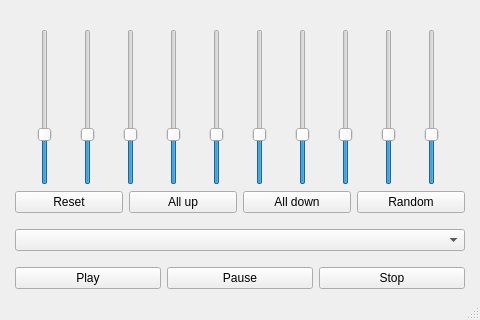
<?xml version="1.0" encoding="UTF-8"?>
<ui version="4.0">
 <class>MainWindow</class>
 <widget class="QMainWindow" name="MainWindow">
  <property name="geometry">
   <rect>
    <x>0</x>
    <y>0</y>
    <width>480</width>
    <height>320</height>
   </rect>
  </property>
  <property name="windowTitle">
   <string>NoiseGenerator</string>
  </property>
  <widget class="QWidget" name="centralwidget">
   <layout class="QVBoxLayout" name="verticalLayout_2">
    <property name="leftMargin">
     <number>15</number>
    </property>
    <property name="rightMargin">
     <number>15</number>
    </property>
    <item>
     <spacer name="verticalSpacer_0">
      <property name="orientation">
       <enum>Qt::Vertical</enum>
      </property>
      <property name="sizeType">
       <enum>QSizePolicy::Fixed</enum>
      </property>
      <property name="sizeHint" stdset="0">
       <size>
        <width>10</width>
        <height>20</height>
       </size>
      </property>
     </spacer>
    </item>
    <item>
     <layout class="QVBoxLayout" name="verticalLayout">
      <item>
       <layout class="QHBoxLayout" name="horizontal_mixer">
        <item>
         <widget class="QSlider" name="vertical_slider_0a">
          <property name="value">
           <number>30</number>
          </property>
          <property name="orientation">
           <enum>Qt::Vertical</enum>
          </property>
         </widget>
        </item>
        <item>
         <widget class="QSlider" name="vertical_slider_1a">
          <property name="value">
           <number>30</number>
          </property>
          <property name="orientation">
           <enum>Qt::Vertical</enum>
          </property>
         </widget>
        </item>
        <item>
         <widget class="QSlider" name="vertical_slider_2a">
          <property name="value">
           <number>30</number>
          </property>
          <property name="orientation">
           <enum>Qt::Vertical</enum>
          </property>
         </widget>
        </item>
        <item>
         <widget class="QSlider" name="vertical_slider_3a">
          <property name="value">
           <number>30</number>
          </property>
          <property name="orientation">
           <enum>Qt::Vertical</enum>
          </property>
         </widget>
        </item>
        <item>
         <widget class="QSlider" name="vertical_slider_4a">
          <property name="value">
           <number>30</number>
          </property>
          <property name="orientation">
           <enum>Qt::Vertical</enum>
          </property>
         </widget>
        </item>
        <item>
         <widget class="QSlider" name="vertical_slider_5a">
          <property name="value">
           <number>30</number>
          </property>
          <property name="orientation">
           <enum>Qt::Vertical</enum>
          </property>
         </widget>
        </item>
        <item>
         <widget class="QSlider" name="vertical_slider_6a">
          <property name="value">
           <number>30</number>
          </property>
          <property name="orientation">
           <enum>Qt::Vertical</enum>
          </property>
         </widget>
        </item>
        <item>
         <widget class="QSlider" name="vertical_slider_7a">
          <property name="value">
           <number>30</number>
          </property>
          <property name="orientation">
           <enum>Qt::Vertical</enum>
          </property>
         </widget>
        </item>
        <item>
         <widget class="QSlider" name="vertical_slider_8a">
          <property name="value">
           <number>30</number>
          </property>
          <property name="orientation">
           <enum>Qt::Vertical</enum>
          </property>
         </widget>
        </item>
        <item>
         <widget class="QSlider" name="vertical_slider_9a">
          <property name="value">
           <number>30</number>
          </property>
          <property name="orientation">
           <enum>Qt::Vertical</enum>
          </property>
         </widget>
        </item>
       </layout>
      </item>
      <item>
       <layout class="QHBoxLayout" name="horizontalLayout_5">
        <item>
         <widget class="QPushButton" name="btn_reset">
          <property name="text">
           <string>Reset</string>
          </property>
         </widget>
        </item>
        <item>
         <widget class="QPushButton" name="btn_all_up_volume">
          <property name="text">
           <string>All up</string>
          </property>
         </widget>
        </item>
        <item>
         <widget class="QPushButton" name="btn_all_down_volume">
          <property name="text">
           <string>All down</string>
          </property>
         </widget>
        </item>
        <item>
         <widget class="QPushButton" name="btn_random">
          <property name="text">
           <string>Random</string>
          </property>
         </widget>
        </item>
       </layout>
      </item>
      <item>
       <spacer name="verticalSpacer_1">
        <property name="orientation">
         <enum>Qt::Vertical</enum>
        </property>
        <property name="sizeType">
         <enum>QSizePolicy::Fixed</enum>
        </property>
        <property name="sizeHint" stdset="0">
         <size>
          <width>20</width>
          <height>10</height>
         </size>
        </property>
       </spacer>
      </item>
      <item>
       <widget class="QComboBox" name="select_album"/>
      </item>
      <item>
       <spacer name="verticalSpacer_2">
        <property name="orientation">
         <enum>Qt::Vertical</enum>
        </property>
        <property name="sizeType">
         <enum>QSizePolicy::Fixed</enum>
        </property>
        <property name="sizeHint" stdset="0">
         <size>
          <width>20</width>
          <height>10</height>
         </size>
        </property>
       </spacer>
      </item>
      <item>
       <layout class="QHBoxLayout" name="horizontal_buttons">
        <property name="leftMargin">
         <number>0</number>
        </property>
        <item>
         <widget class="QPushButton" name="btn_play">
          <property name="text">
           <string>Play</string>
          </property>
         </widget>
        </item>
        <item>
         <widget class="QPushButton" name="btn_pause">
          <property name="text">
           <string>Pause</string>
          </property>
         </widget>
        </item>
        <item>
         <widget class="QPushButton" name="btn_stop">
          <property name="text">
           <string>Stop</string>
          </property>
         </widget>
        </item>
       </layout>
      </item>
     </layout>
    </item>
   </layout>
  </widget>
  <widget class="QStatusBar" name="statusbar"/>
 </widget>
 <resources/>
 <connections/>
</ui>
